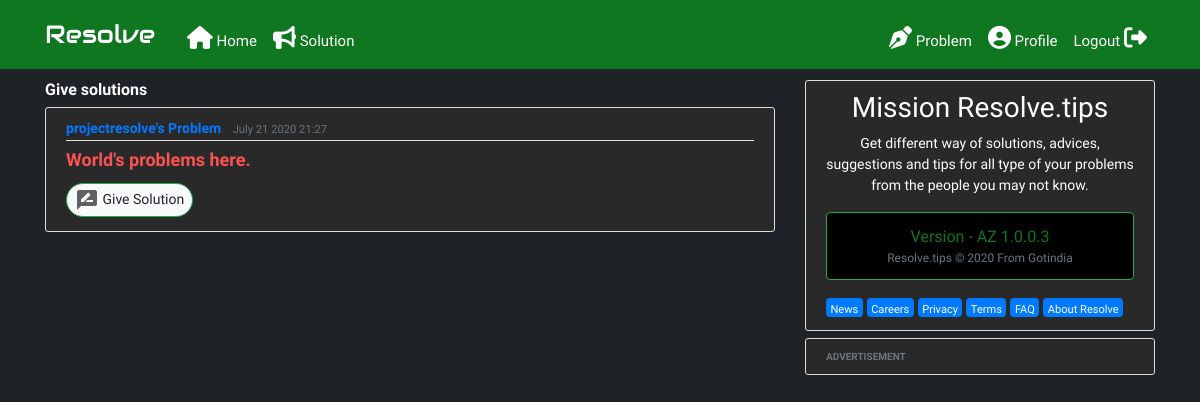
The app's page /givesolutions/ (signed in) with its own data.
### feeds/models.py (models this page shows, shortened)
class Post(models.Model):
    title = models.CharField(max_length=300)
    content = models.TextField()
    date_posted = models.DateTimeField(default=timezone.now)
    author = models.ForeignKey(User, on_delete=models.CASCADE)
    slug = models.SlugField(max_length=300, null=True, blank=True, unique=True)
    def get_absolute_url(self):
        return reverse('post-detail', kwargs={'slug': self.slug})

### feeds/views.py (the view)
# urls.py: path('givesolutions/', views.givesolution , name='feeds-givesolution'),
def givesolution(request):
    context = {
        'posts': Post.objects.all()
    }
    return render(request, 'feeds/givesolution.html', context)

### feeds/templates/feeds/givesolution.html (shortened to what this page needs)
{% extends "feeds/base.html" %}
{% block content %}
    <h6 class="resolveh6">Give solutions</h6>
  {% for post in posts %}
      <article class="media content-section">
           <div class="media-body">
             <div class="article-metadata">
               <a class="mr-2 linktext" href="{% url 'user-posts' post.author.username %}">{{ post.author }}'s Problem</a>
               <small class="text-muted">{{ post.date_posted|date:"F d Y H:i" }}</small>
             </div>
             <h5 class="articlemargin"><a class="article-title" href="{{ post.get_absolute_url }}">{{ post.title }}</a></h5>
             <div>
               {% if user.is_authenticated %}
               <a class="btn btn-light rounded-pill btn-sm mt-1 mb-1 border border-success" href="{{ post.get_absolute_url }}"> Give Solution</a>
             {% endif %}
             </div>
           </div>
      </article>
   {% endfor %}
{% endblock content %}

### feeds/static/feeds/main.css (style rules this page uses)
body { color: #000; background-color: #1f2227; margin-top: 5rem; font-family: 'Hind Guntur', sans-serif; }
h1, h2, h3, h4, h5, h6 { color: #fff; }
.articlemargin { margin-top: 0.5rem; }
.linktext { font-weight: 555; }
.resolveh6 { font-weight: bold; }
.content-section { background: #292929; color: #fff; padding: 10px 20px; border: 1px solid #ddd; border-radius: 3px; margin-bottom: 7px; }
.article-title { color: #fb5353; font-size:18px; font-weight: 600; }
.article-metadata { padding-bottom: 1px; font-size: 14px;; margin-bottom: 4px; border-bottom: 1px solid #e3e3e3; }

### records on screen
Post: author "projectresolve", date_posted "July 21 2020 21:27", title "World's problems here."
